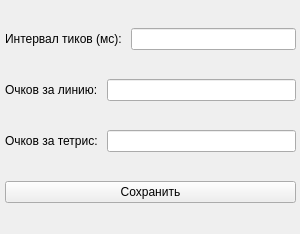
<?xml version="1.0" encoding="UTF-8"?>
<ui version="4.0">
 <class>MainWindow</class>
 <widget class="QMainWindow" name="MainWindow">
  <property name="geometry">
   <rect>
    <x>0</x>
    <y>0</y>
    <width>300</width>
    <height>234</height>
   </rect>
  </property>
  <property name="sizePolicy">
   <sizepolicy hsizetype="Fixed" vsizetype="Fixed">
    <horstretch>0</horstretch>
    <verstretch>0</verstretch>
   </sizepolicy>
  </property>
  <property name="windowTitle">
   <string notr="true">Settings</string>
  </property>
  <widget class="QWidget" name="centralwidget">
   <widget class="QWidget" name="verticalLayoutWidget">
    <property name="geometry">
     <rect>
      <x>0</x>
      <y>0</y>
      <width>301</width>
      <height>231</height>
     </rect>
    </property>
    <layout class="QVBoxLayout" name="verticalLayout">
     <property name="leftMargin">
      <number>5</number>
     </property>
     <property name="topMargin">
      <number>5</number>
     </property>
     <property name="rightMargin">
      <number>5</number>
     </property>
     <property name="bottomMargin">
      <number>5</number>
     </property>
     <item>
      <layout class="QHBoxLayout" name="horizontalLayout_2">
       <item>
        <widget class="QLabel" name="label_2">
         <property name="text">
          <string>Интервал тиков (мс): </string>
         </property>
        </widget>
       </item>
       <item>
        <widget class="QLineEdit" name="line_tick"/>
       </item>
      </layout>
     </item>
     <item>
      <layout class="QHBoxLayout" name="horizontalLayout">
       <item>
        <widget class="QLabel" name="label">
         <property name="text">
          <string>Очков за линию: </string>
         </property>
        </widget>
       </item>
       <item>
        <widget class="QLineEdit" name="line_line"/>
       </item>
      </layout>
     </item>
     <item>
      <layout class="QHBoxLayout" name="horizontalLayout_3">
       <item>
        <widget class="QLabel" name="label_3">
         <property name="text">
          <string>Очков за тетрис: </string>
         </property>
        </widget>
       </item>
       <item>
        <widget class="QLineEdit" name="line_tetris"/>
       </item>
      </layout>
     </item>
     <item>
      <widget class="QPushButton" name="button_save">
       <property name="text">
        <string>Сохранить</string>
       </property>
      </widget>
     </item>
    </layout>
   </widget>
  </widget>
 </widget>
 <resources/>
 <connections/>
</ui>
